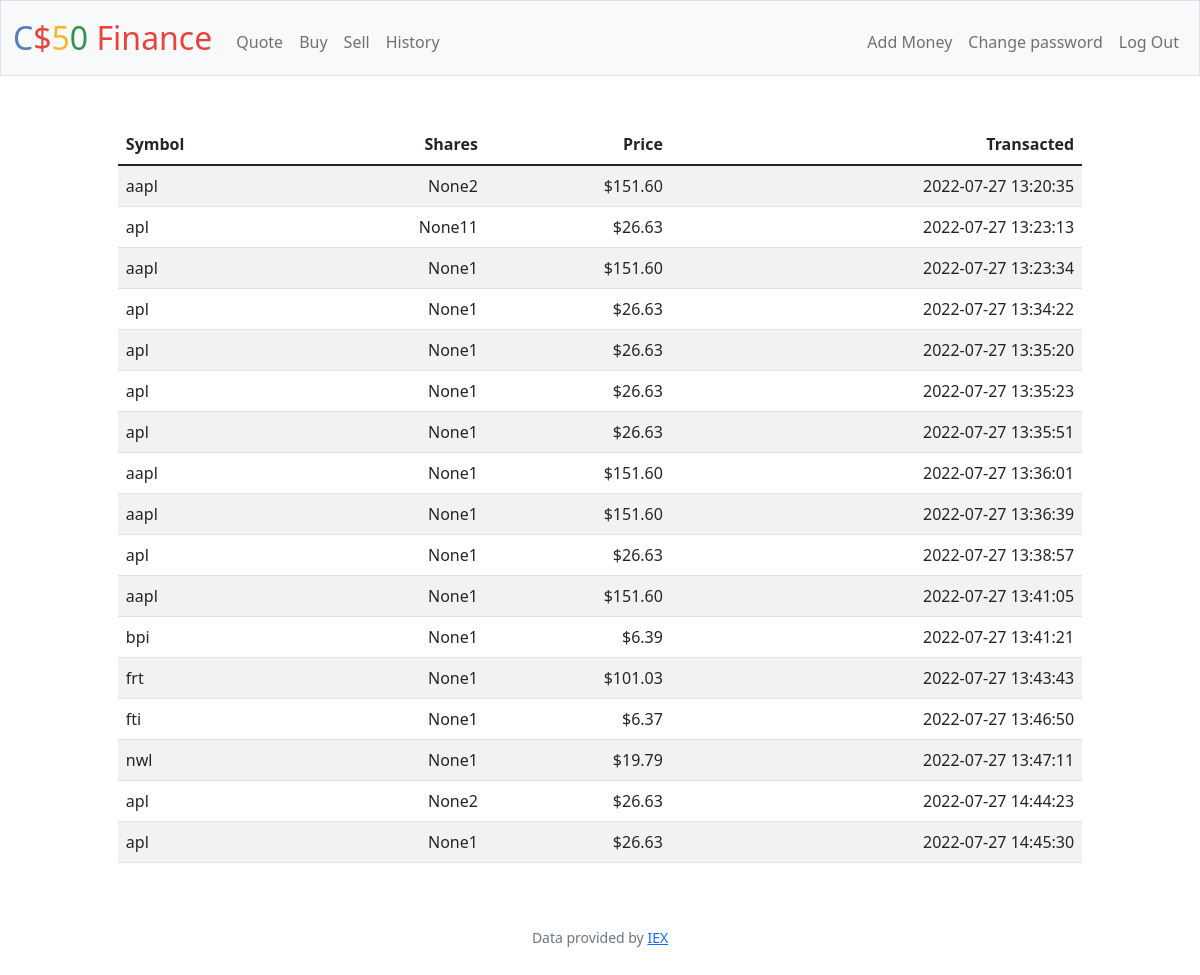
Page /history (signed in) on the committed database.
### tables this page shows
CREATE TABLE history (id INTEGER NOT NULL, user_id_hst INTEGER NOT NULL, symbol_hst TEXT NOT NULL, name_hst TEXT, shares_hst INTEGER NOT NULL, price_hst INTEGER NOT NULL, date TEXT NOT NULL, type text, PRIMARY KEY(id), FOREIGN KEY(user_id_hst) REFERENCES users(id));

### app.py (the view)
@app.route("/history")
@login_required
def history():
    history = db.execute("SELECT * FROM history WHERE user_id_hst = ?", session["user_id"])
    return render_template("history.html", history = history)

### app.py (called while the page is built)
@app.after_request
def after_request(response):
    response.headers["Cache-Control"] = "no-cache, no-store, must-revalidate"
    response.headers["Expires"] = 0
    response.headers["Pragma"] = "no-cache"
    return response

### helpers.py (called while the page is built)
def login_required(f):
    @wraps(f)
    def decorated_function(*args, **kwargs):
        if session.get("user_id") is None:
            return redirect("/login")
        return f(*args, **kwargs)
    return decorated_function

### templates/history.html (shortened to what this page needs)
{% extends "layout.html" %}
{% block main %}
    <table class="table table-striped"  style="margin:auto; width: 82%; text-align:right">
        <thead>
            <tr>
                <th style="text-align:left">Symbol</th>
                <th>Shares</th>
                <th>Price</th>
                <th>Transacted</th>
            </tr>
        </thead>
        <tbody>
            <tr> {% for name in history %}
                <td style="text-align:left">{{ name.symbol_hst }} </td>
                <td>{{ name.type }}{{ name.shares_hst }}</td>
                <td>{{ name.price_hst }}</td>
                <td>{{ name.date }}</td>
            </tr>{% endfor %}
        </tbody>
    </table>
{% endblock %}

### rows in the picture
history: symbol_hst "aapl", type "None", shares_hst "2", price_hst "$151.60", date "2022-07-27 13:20:35"
history: symbol_hst "apl", type "None", shares_hst "11", price_hst "$26.63", date "2022-07-27 13:23:13"
history: symbol_hst "aapl", type "None", shares_hst "1", price_hst "$151.60", date "2022-07-27 13:23:34"
history: symbol_hst "apl", type "None", shares_hst "1", price_hst "$26.63", date "2022-07-27 13:34:22"
history: symbol_hst "apl", type "None", shares_hst "1", price_hst "$26.63", date "2022-07-27 13:35:20"
history: symbol_hst "apl", type "None", shares_hst "1", price_hst "$26.63", date "2022-07-27 13:35:23"
history: symbol_hst "apl", type "None", shares_hst "1", price_hst "$26.63", date "2022-07-27 13:35:51"
history: symbol_hst "aapl", type "None", shares_hst "1", price_hst "$151.60", date "2022-07-27 13:36:01"
history: symbol_hst "aapl", type "None", shares_hst "1", price_hst "$151.60", date "2022-07-27 13:36:39"
history: symbol_hst "apl", type "None", shares_hst "1", price_hst "$26.63", date "2022-07-27 13:38:57"
history: symbol_hst "aapl", type "None", shares_hst "1", price_hst "$151.60", date "2022-07-27 13:41:05"
history: symbol_hst "bpi", type "None", shares_hst "1", price_hst "$6.39", date "2022-07-27 13:41:21"
history: symbol_hst "frt", type "None", shares_hst "1", price_hst "$101.03", date "2022-07-27 13:43:43"
history: symbol_hst "fti", type "None", shares_hst "1", price_hst "$6.37", date "2022-07-27 13:46:50"
history: symbol_hst "nwl", type "None", shares_hst "1", price_hst "$19.79", date "2022-07-27 13:47:11"
history: symbol_hst "apl", type "None", shares_hst "2", price_hst "$26.63", date "2022-07-27 14:44:23"
history: symbol_hst "apl", type "None", shares_hst "1", price_hst "$26.63", date "2022-07-27 14:45:30"
